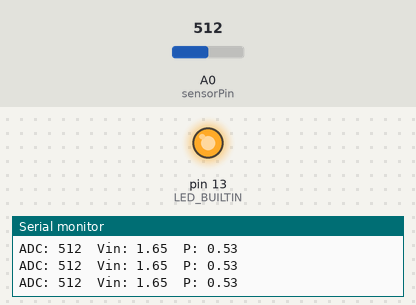
The sketch below on a simulated Arduino Uno, built with avr-gcc and run on an emulated ATmega328P. Shown: output pins drawn as LEDs (lit = HIGH), the last lines printed to the serial monitor. The test bench sets the inputs (shaded band); at power-on: A0 (sensorPin) = 512.

Above: at 1.3 s.
1.4 s: A0 (sensorPin) set to 110
4.5 s: A0 (sensorPin) set to 90
At 5.5 s:
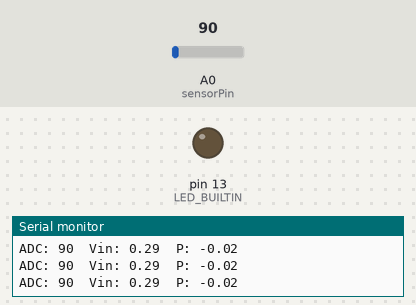
6.0 s: A0 (sensorPin) set to 122
At 6.23 s:
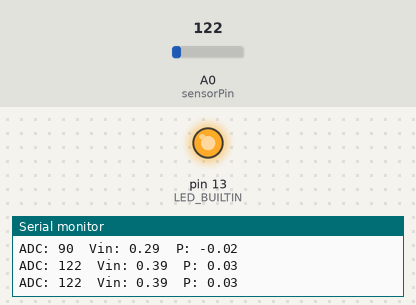
9.1 s: A0 (sensorPin) set to 0
At 9.8 s:
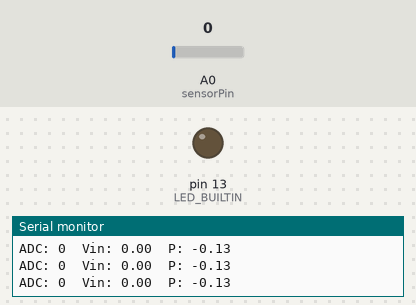
Timing chart, 0 to 11.6 s (numbered marks = the images above; inputs shaded):
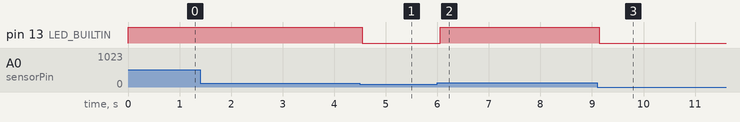

The sketch:

WaterSupplyControl_pressure.ino
```cpp
/*
  Analog Input
  http://www.arduino.cc/en/Tutorial/AnalogInput
*/

int sensorPin = A0;    // select the input pin for the potentiometer
int sensorValue = 0;  // variable to store the value coming from the sensor
int correctionPedestal = 0;

void setup() {
  Serial.begin(115200);
  Serial.println("**********************************************");
  // declare the ledPin as an OUTPUT:
  pinMode(LED_BUILTIN, OUTPUT);
}

void loop() {
  // read the value from the sensor:
  sensorValue = analogRead(sensorPin);

  float Vin = (sensorValue - correctionPedestal) * 3.3 / 1023.0;
  float pressVal = (Vin/3.3 - 0.1) * 4/3;

  Serial.print("ADC: ");
  Serial.print(sensorValue);
  Serial.print('\t');
  Serial.print("Vin: ");
  Serial.print(Vin);
  Serial.print('\t');
  Serial.print("P: ");
  Serial.print(pressVal);
  Serial.println();


  if (sensorValue > 100) {
    // turn the ledPin on
    digitalWrite(LED_BUILTIN, HIGH);
    delay(sensorValue);
    digitalWrite(LED_BUILTIN, LOW);
  }else{
    delay(250);
  }

}
```

Measured:
- the behaviour switches between 101 and 100 on A0 (sensorPin) (found by bisection; images 0 and 1)
- after the input at 4.5 s, pin 13 (LED_BUILTIN): HIGH → LOW after 0.05 s
- after the input at 6.0 s, pin 13 (LED_BUILTIN): LOW → HIGH after 0.06 s
- after the input at 9.1 s, pin 13 (LED_BUILTIN): HIGH → LOW at once
